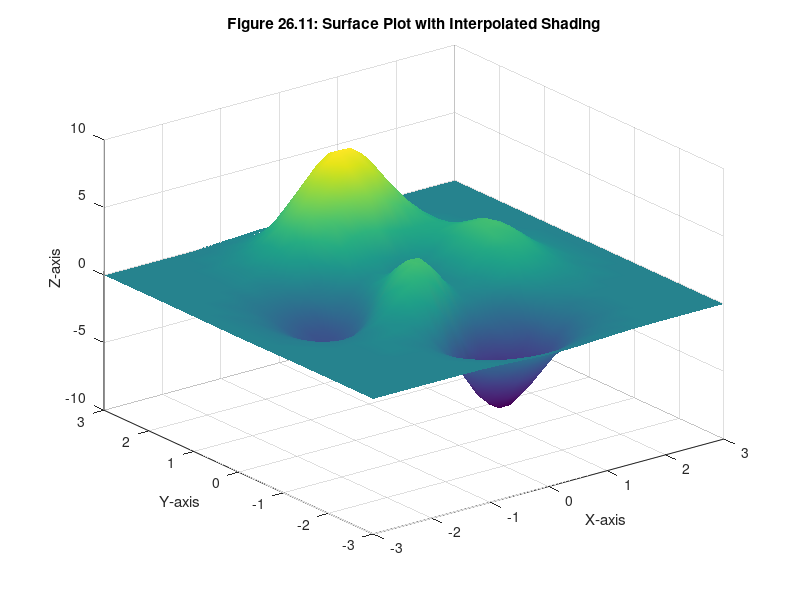

This figure's MATLAB source:
[X,Y,Z] = peaks(30);
surf(X,Y,Z)  % same plot as above
xlabel('X-axis'), ylabel('Y-axis'), zlabel('Z-axis')
shading interp
title('Figure 26.11: Surface Plot with Interpolated Shading')
